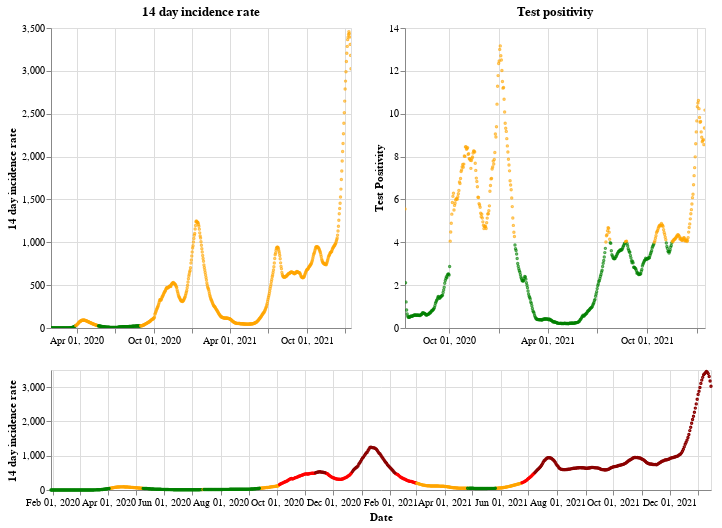

This figure's notebook cell:
### Markdown cell above
## England

### Code cell
plot_traffic_light('England')

### Figure 1 — Vega-Lite specification as saved in the notebook (floating-point values rounded to 4 significant figures; data arrays with more than 128 entries replaced by an {"elided": "..."} marker saying what was removed)
{"config": {"view": {"continuousWidth": 400, "continuousHeight": 300}}, "vconcat": [{"hconcat": [{"mark": {"type": "point", "size": 2}, "encoding": {"color": {"condition": {"value": "green", "test": "(datum.twoWeeklyCasesRate <= 25)"}, "value": "orange"}, "tooltip": [{"type": "nominal", "field": "areaName"}, {"type": "temporal", "field": "date"}, {"type": "quantitative", "field": "twoWeeklyCasesRate"}, {"type": "quantitative", "field": "testPositivity"}], "x": {"type": "temporal", "axis": {"title": ""}, "field": "date", "scale": {"domain": {"selection": "DateBrush"}}, "timeUnit": "yearmonthdate"}, "y": {"type": "quantitative", "axis": {"title": "14 day incidence rate"}, "field": "twoWeeklyCasesRate"}}, "title": "14 day incidence rate", "width": 300}, {"mark": {"type": "point", "size": 2}, "encoding": {"color": {"condition": {"value": "green", "test": "(datum.testPositivity <= 4)"}, "value": "orange"}, "tooltip": [{"type": "nominal", "field": "areaName"}, {"type": "temporal", "field": "date"}, {"type": "quantitative", "field": "twoWeeklyCasesRate"}, {"type": "quantitative", "field": "testPositivity"}], "x": {"type": "temporal", "axis": {"title": ""}, "field": "date", "scale": {"domain": {"selection": "DateBrush"}}, "timeUnit": "yearmonthdate"}, "y": {"type": "quantitative", "axis": {"title": "Test Positivity"}, "field": "testPositivity"}}, "title": "Test positivity", "width": 300}]}, {"layer": [{"mark": {"type": "point", "size": 2}, "encoding": {"color": {"condition": {"value": "orange", "test": "(((datum.testPositivity < 4) && (datum.twoWeeklyCasesRate >= 50)) && (datum.twoWeeklyCasesRate < 200))"}, "value": "red"}, "opacity": {"condition": {"value": 1, "test": "((datum.twoWeeklyCasesRate >= 50) && (datum.twoWeeklyCasesRate < 500))"}, "value": 0}, "tooltip": [{"type": "nominal", "field": "areaName"}, {"type": "temporal", "field": "date"}, {"type": "quantitative", "field": "twoWeeklyCasesRate"}, {"type": "quantitative", "field": "testPositivity"}], "x": {"type": "temporal", "axis": {"title": "Date"}, "field": "date", "timeUnit": "yearmonthdate"}, "y": {"type": "quantitative", "axis": {"title": "14 day incidence rate"}, "field": "twoWeeklyCasesRate"}}, "selection": {"DateBrush": {"type": "interval", "encodings": ["x"], "fields": ["Time"]}}}, {"mark": {"type": "point", "size": 2}, "encoding": {"color": {"value": "darkred"}, "opacity": {"condition": {"value": 1, "test": "(datum.twoWeeklyCasesRate >= 500)"}, "value": 0}, "tooltip": [{"type": "nominal", "field": "areaName"}, {"type": "temporal", "field": "date"}, {"type": "quantitative", "field": "twoWeeklyCasesRate"}, {"type": "quantitative", "field": "testPositivity"}], "x": {"type": "temporal", "axis": {"title": "Date"}, "field": "date", "timeUnit": "yearmonthdate"}, "y": {"type": "quantitative", "axis": {"title": "14 day incidence rate"}, "field": "twoWeeklyCasesRate"}}}, {"mark": {"type": "point", "size": 2}, "encoding": {"color": {"condition": {"value": "green", "test": "((datum.testPositivity < 4) && (datum.twoWeeklyCasesRate < 50))"}, "value": "orange"}, "opacity": {"condition": {"value": 1, "test": "(datum.twoWeeklyCasesRate < 50)"}, "value": 0}, "tooltip": [{"type": "nominal", "field": "areaName"}, {"type": "temporal", "field": "date"}, {"type": "quantitative", "field": "twoWeeklyCasesRate"}, {"type": "quantitative", "field": "testPositivity"}], "x": {"type": "temporal", "axis": {"title": "Date"}, "field": "date", "timeUnit": "yearmonthdate"}, "y": {"type": "quantitative", "axis": {"title": "14 day incidence rate"}, "field": "twoWeeklyCasesRate"}}}], "height": 120, "width": 660}], "data": {"name": "data-0fef8704ef92d980293c73f782c61cce"}, "$schema": "https://vega.github.io/schema/vega-lite/v4.8.1.json", "datasets": {"data-0fef8704ef92d980293c73f782c61cce": {"elided": "717 records"}}}
